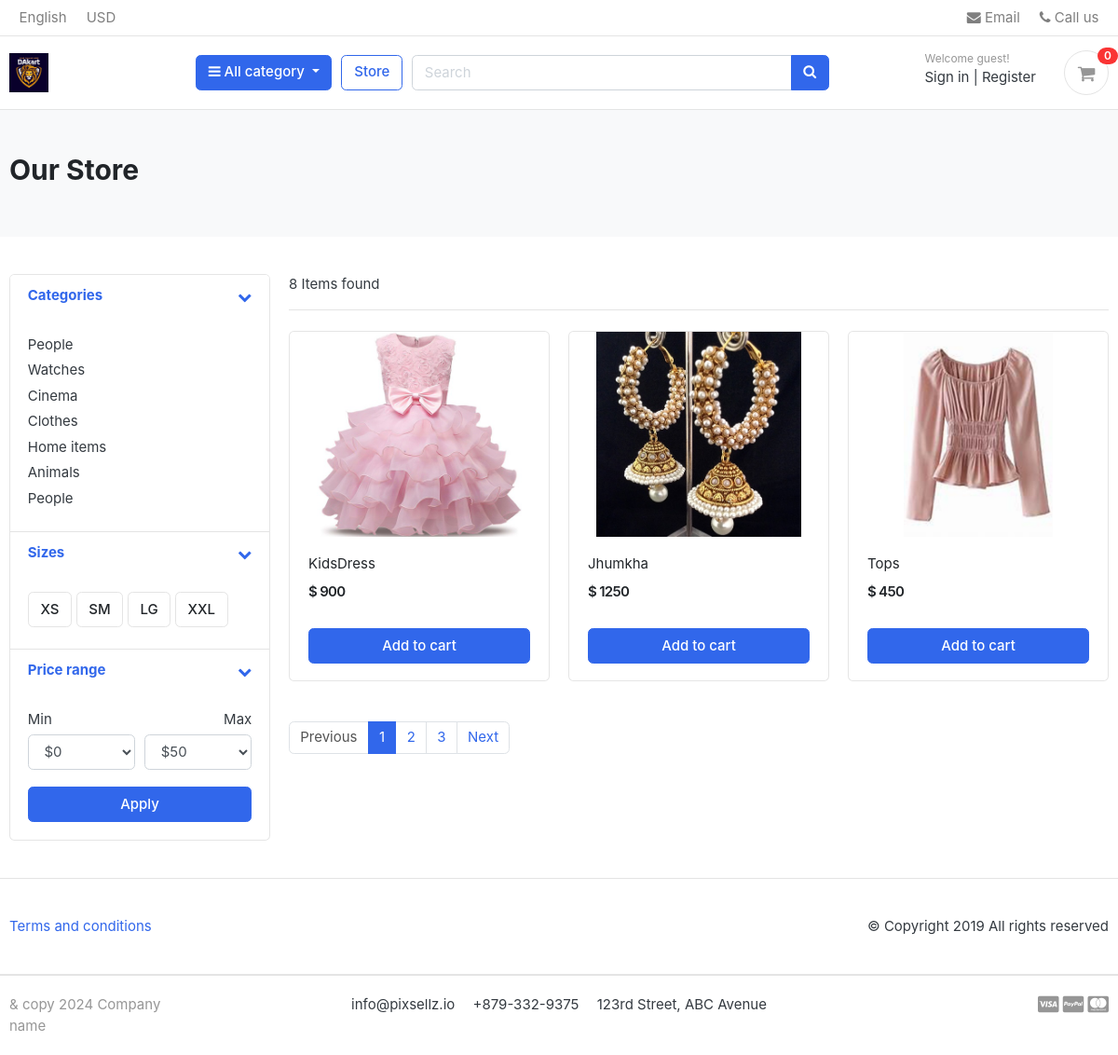
The page /Store/ on the database its author committed.
### Store/models.py (models this page shows, shortened)
class Product(models.Model):
    Product_Name   = models.CharField(max_length=200, unique=True)
    Slug           = models.SlugField(max_length=100, unique=True)
    Description    = models.TextField(max_length=500, blank=True)
    Price          = models.IntegerField()
    Images         = models.ImageField(upload_to="photos/Products", blank=True)
    Stock          = models.IntegerField()
    Category       = models.ForeignKey(Category,on_delete=models.CASCADE)
    Created_date   = models.DateField(auto_now_add=True)
    Modified_date  = models.DateField(auto_now_add=True)
    Is_available   = models.BooleanField(default=True)

### Store/views.py (the view)
# urls.py: path('Store/',include('Store.urls')),
def Store(request, category_url=None):
    print(category_url)
    if category_url != None:
        categories = get_object_or_404(Category, Slug=category_url)
        products = Product.objects.filter(Category=categories, Is_available = True)
        product_count = products.count()
    else:
        products = Product.objects.all().filter(Is_available = True)
        product_count = products.count()
    paginator = Paginator(products,3)
    page = request.GET.get('page')
    product_paged = paginator.get_page(page)
    context = {
        'products' : product_paged,
        'product_count' : product_count,
    }
    return render(request, 'Store.html', context)

### Carts/context_processors.py (called while the page is built)
def cartCounter(request):
    cart_count = 0
    try:
        if request.user.is_authenticated:
            cart_items = CartItem.objects.all().filter(user=request.user,is_active=True)
        else:
            cart = Cart.objects.get(Cart_Id = cart_id(request))
            cart_items = CartItem.objects.all().filter(cart=cart,is_active=True)
        for cart_item in cart_items:
            cart_count += cart_item.quantity
    except Cart.DoesNotExist:
        cart_count = 0
    return dict(count = cart_count)

### Carts/views.py (called while the page is built)
def cart_id(request):
    cartId = request.session.session_key
    if not cartId:
        cartId = request.session.create()
    return cartId

### Category/context_processors.py (called while the page is built)
def Cat_links(request):
    links = Category.objects.all()
    return dict(links=links)

### Templates/Store.html (shortened to what this page needs)
{% extends 'Base.html' %}
{% load static %}
{% block content %}
<section class="section-pagetop bg">
    <div class="container">
        <h2 class="title-page">Our Store</h2>
    </div>
</section>
<section class="section-content padding-y">
    <div class="container">
    <div class="row">
        <aside class="col-md-3">
    <div class="card">
        <article class="filter-group">
            <header class="card-header">
                <a href="#" data-toggle="collapse" data-target="#collapse_1" aria-expanded="true" class="">
                    <i class="icon-control fa fa-chevron-down"></i>
                    <h6 class="title">Categories</h6>
                </a>
            </header>
            <div class="filter-content collapse show" id="collapse_1" style="">
                <div class="card-body">
                    <ul class="list-menu">
                    <li><a href="#">People  </a></li>
                    <li><a href="#">Watches </a></li>
                    <li><a href="#">Cinema  </a></li>
                    <li><a href="#">Clothes  </a></li>
                    <li><a href="#">Home items </a></li>
                    <li><a href="#">Animals</a></li>
                    <li><a href="#">People </a></li>
                    </ul>
                </div>
            </div>
        </article>
        <article class="filter-group">
            <header class="card-header">
                <a href="#" data-toggle="collapse" data-target="#collapse_4" aria-expanded="true" class="">
                    <i class="icon-control fa fa-chevron-down"></i>
                    <h6 class="title">Sizes </h6>
                </a>
            </header>
            <div class="filter-content collapse show" id="collapse_4" style="">
                <div class="card-body">
                  <label class="checkbox-btn">
                    <span class="btn btn-light"> XS </span>
                  </label>
                  <label class="checkbox-btn">
                    <span class="btn btn-light"> SM </span>
                  </label>
                  <label class="checkbox-btn">
                    <span class="btn btn-light"> LG </span>
                  </label>
                  <label class="checkbox-btn">
                    <span class="btn btn-light"> XXL </span>
                  </label>
            </div>
            </div>
        </article>
        <article class="filter-group">
            <header class="card-header">
                <a href="#" data-toggle="collapse" data-target="#collapse_3" aria-expanded="true" class="">
                    <i class="icon-control fa fa-chevron-down"></i>
                    <h6 class="title">Price range </h6>
                </a>
            </header>
            <div class="filter-content collapse show" id="collapse_3" style="">
                <div class="card-body">
                    <div class="form-row">
                    <div class="form-group col-md-6">
                      <label>Min</label>
                          <select class="mr-2 form-control">
                            <option value="0">$0</option>
                        </select>
                    </div>
                    <div class="form-group text-right col-md-6">
                      <label>Max</label>
                          <select class="mr-2 form-control">
                            <option value="50">$50</option>
                        </select>
                    </div>
                    </div>
                    <button class="btn btn-block btn-primary">Apply</button>
                </div>
            </div>
        </article>
    </div>
        </aside>
        <main class="col-md-9">
    <header class="border-bottom mb-4 pb-3">
            <div class="form-inline">
                <span class="mr-md-auto">{{ product_count }} Items found </span>
            </div>
    </header>
    <div class="row">
        {% for Product in products %}
        <div class="col-md-4">
            <figure class="card card-product-grid">
                <div class="img-wrap">
                    <a href = "{% url 'product_details' Product.Category.Slug Product.Slug %}"><img src="{{ Product.Images.url }}"></a>
                </div>
                <figcaption class="info-wrap">
                    <div class="fix-height">
                        <a href="{% url 'product_details' Product.Category.Slug Product.Slug %}" class="title">{{Product.Product_Name}}</a>
                        <div class="price-wrap mt-2">
                            <span class="price">$ {{Product.Price}} </span>
                        </div>
                    </div>
                    <a href="{% url 'addcart' Product.id %}" class="btn btn-block btn-primary">Add to cart </a>
                </figcaption>
            </figure>
        </div>
        {% endfor %}
    </div>
    <nav class="mt-4" aria-label="Page navigation sample">
        {% if products.has_other_pages %}
      <ul class="pagination">
        {% if products.has_previous %}
        <li class="page-item"><a class="page-link" href="?page={{ products.previous_page_number }}">Previous</a></li>
        {% else %}
        <li class="page-item disabled"><a class="page-link" href="#">Previous</a></li>
        {% endif %}
        {% for i in products.paginator.page_range %}
        {% if products.number == i %}
        <li class="page-item active"><a class="page-link" href="?page={{ i }}">{{ i }} </a></li>
        {% else %}
        <li class="page-item"><a class="page-link" href="?page={{ i }}">{{ i }} </a></li>
        {% endif %}
        {% endfor %}
        {% if products.has_next %}
        <li class="page-item"><a class="page-link" href="?page={{ products.next_page_number }}">Next</a></li>
        {% else %}
        <li class="page-item disabled"><a class="page-link" href="#">Next</a></li>
        {% endif %}
      </ul>
        {% endif %}
    </nav>
        </main>
    </div>
    </div>
    </section>
    <footer class="section-footer border-top padding-y">
        <div class="container">
            <p class="float-md-right">
                &copy Copyright 2019 All rights reserved
            </p>
            <p>
                <a href="#">Terms and conditions</a>
            </p>
        </div>
    </footer>
    </body>
    </html>
{% endblock %}

### static/css/ui.css (style rules this page uses)
html { font-family: "Inter", sans-serif; font-size: 15px; }
.img-wrap { text-align: center; display: block; }
.img-wrap img { max-width: 100%; }
.price-wrap { letter-spacing: -0.7px; }
.padding-y { padding-top: 40px; padding-bottom: 40px; }
figure { margin-bottom: 0; }
article:after, .form-group:after { display: block; clear: both; content: ""; }
.bg { background-color: #f8f9fa; }
.title-page { color: #212529; }
p:last-child { margin-bottom: 0; }
.btn-light { background-color: #fff; border-color: #e4e4e4; }
[class*=list-] li:after { visibility: hidden; display: block; content: ""; overflow: hidden; height: 0; clear: both; }
.list-menu { list-style: none; margin: 0; padding-left: 0; }
.list-menu li { margin-bottom: 5px; }
.list-menu a { color: #343a40; }
[class*=card-product] a.title { color: #212529; display: block; }
[class*=card-product] .img-wrap { overflow: hidden; position: relative; }
[class*=card-product] .img-wrap img { height: 100%; max-width: 100%; width: auto; display: inline-block; -o-object-fit: cover; object-fit: cover; }
.card-product-grid { margin-bottom: 20px; }
.card-product-grid .img-wrap { border-radius: 0.2rem 0.2rem 0 0; height: 220px; }
.card-product-grid .info-wrap { overflow: hidden; padding: 18px 20px; }
.card-product-grid .fix-height { height: 80px; overflow: hidden; }
.card .img-wrap { overflow: hidden; }
.price { font-weight: 600; color: #212529; }
.icon-control { margin-top: 5px; float: right; font-size: 80%; }
.card-header .title { margin-bottom: 0; line-height: 1.5; }
.filter-group { border-bottom: 1px solid #e4e4e4; }
.filter-group .card-header { border-bottom: 0; }
.filter-group:last-child { border-bottom: 0; }
.checkbox-btn { position: relative; }
.section-pagetop { padding: 45px 0; }

### rows shown on the page
Product: Images (picture), Product_Name "KidsDress", Price "900"
Product: Images (picture), Product_Name "Jhumkha", Price "1250"
Product: Images (picture), Product_Name "Tops", Price "450"

### other values the page prints
{{ count }} "0"
{{ product_count }} "8"
{{ i }} "1"
{{ i }} "2" "3"
